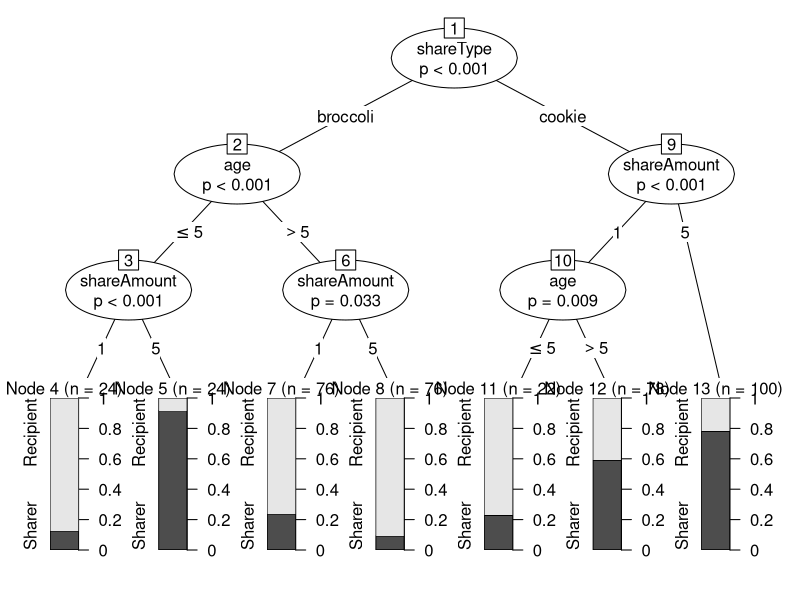
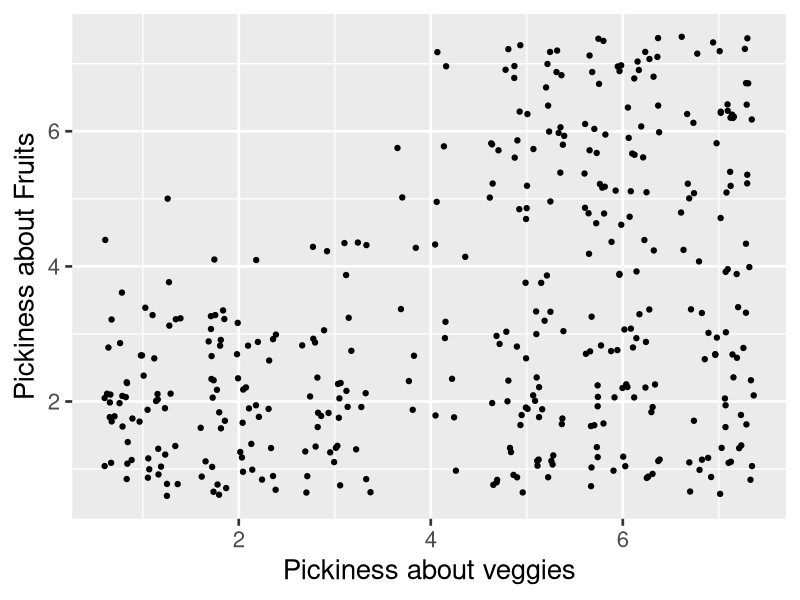
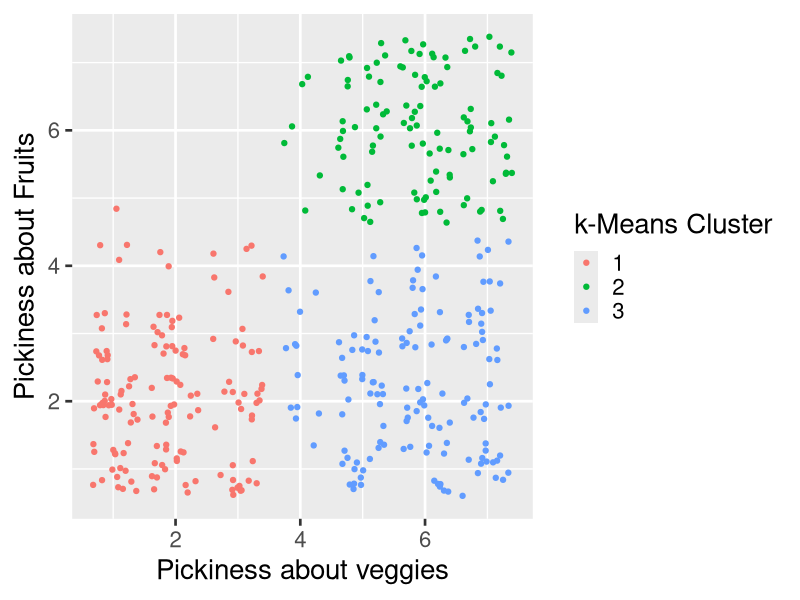

The R source for these figures, in order:
## ---- chunk 1
knitr::opts_chunk$set(echo = TRUE)
## ---- chunk 2
library(partykit)
library(ggplot2)

## ---- chunk 3
#Set seed to make results reporducible, numbers do not matter
set.seed(20230802)

#load the data
data<-read.csv("Week 6/Week 6 Example Data.csv")

#Set categorical variables as factors:
#do this and overwrite
data$PIN<-as.factor(data$PIN)
data$shareAmount<-as.factor(data$shareAmount)
data$shareType<-as.factor(data$shareType)
data$dollChoice<-as.factor(data$dollChoice)

## ---- chunk 4
#ctree from party kit

#fit the decision tree
tree<-ctree(dollChoice~age + shareAmount +shareType, data=data)

#plot the decision tree
plot(tree)

## ---- chunk 5
#Plotting
pickyPlot<-ggplot(data=data, 
                  aes(x=pickyVeg,
                  y=pickyFruit))+
  labs(x= "Pickiness about veggies",
       y= "Pickiness about Fruits")+
      theme_gray(base_size=20)+
  geom_jitter()

#print plot
pickyPlot

#fit cluster analysis
kFit <-kmeans(data[,3:4], centers=3)

#extract means of clusters

kCenters <-kFit$centers
kCenters

#assign the clusters to our data

data$cluster <-as.factor(kFit$cluster)

#plot data
pickyPlot <-pickyPlot +
  aes(color= data$cluster)+
  labs(color= "k-Means Cluster")

pickyPlot

#9 times
#Ask yourself, what makes sense with your variables
